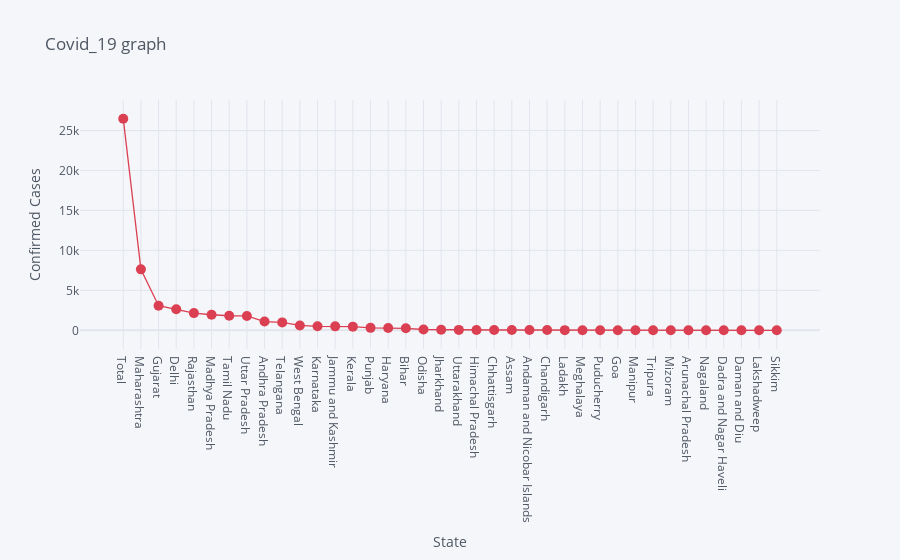

The notebook cell this image was saved under:
### Markdown cell above
# Hover over the graph markers to see confirmed cases for each state.

### Code cell
df.iplot(kind= 'scatter', x= 'State', y='Confirmed', mode= 'markers+lines', title= 'Covid_19 graph', xTitle= 'State', yTitle= 'Confirmed Cases', color= 'red', size= 10)

### Figure 1 — Plotly figure (JSON) as saved in the notebook; plotly's stock layout.template omitted (floating-point values rounded to 4 significant figures)
{"data": [{"line": {"color": "rgba(219, 64, 82, 1.0)", "dash": "solid", "shape": "linear", "width": 1.3}, "marker": {"size": 10, "symbol": "circle"}, "mode": "markers+lines", "name": "Confirmed", "text": "", "type": "scatter", "x": ["Total", "Maharashtra", "Gujarat", "Delhi", "Rajasthan", "Madhya Pradesh", "Tamil Nadu", "Uttar Pradesh", "Andhra Pradesh", "Telangana", "West Bengal", "Karnataka", "Jammu and Kashmir", "Kerala", "Punjab", "Haryana", "Bihar", "Odisha", "Jharkhand", "Uttarakhand", "Himachal Pradesh", "Chhattisgarh", "Assam", "Andaman and Nicobar Islands", "Chandigarh", "Ladakh", "Meghalaya", "Puducherry", "Goa", "Manipur", "Tripura", "Mizoram", "Arunachal Pradesh", "Nagaland", "Dadra and Nagar Haveli", "Daman and Diu", "Lakshadweep", "Sikkim"], "y": [26479, 7628, 3071, 2625, 2152, 1945, 1821, 1793, 1097, 990, 611, 501, 494, 458, 308, 287, 251, 103, 67, 50, 40, 37, 36, 33, 28, 20, 12, 8, 7, 2, 2, 1, 1, 0, 0, 0, 0, 0]}], "layout": {"legend": {"bgcolor": "#F5F6F9", "font": {"color": "#4D5663"}}, "paper_bgcolor": "#F5F6F9", "plot_bgcolor": "#F5F6F9", "title": {"font": {"color": "#4D5663"}, "text": "Covid_19 graph"}, "xaxis": {"gridcolor": "#E1E5ED", "showgrid": true, "tickfont": {"color": "#4D5663"}, "title": {"font": {"color": "#4D5663"}, "text": "State"}, "zerolinecolor": "#E1E5ED"}, "yaxis": {"gridcolor": "#E1E5ED", "showgrid": true, "tickfont": {"color": "#4D5663"}, "title": {"font": {"color": "#4D5663"}, "text": "Confirmed Cases"}, "zerolinecolor": "#E1E5ED"}}}
